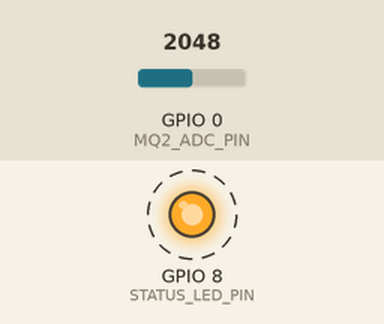
Bench run of a sketch on a simulated ESP32-C3. Parts: output pins drawn as LEDs (lit = HIGH). Dashed ring = blinking. Inputs (shaded band) come from the test bench; at power-on: GPIO 0 (MQ2_ADC_PIN) = 2048 (analog values on the 0–4095 scale). What the sketch prints to the serial monitor is not drawn.

Above: at 0.45 s.
Timing chart, 0 to 3.2 s (numbered marks = the images above):
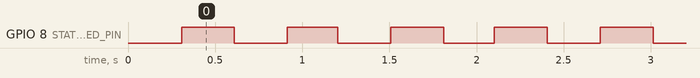

Measured:
- by itself, GPIO 8 (STATUS_LED_PIN): alternates HIGH for 0.30 s and LOW for 0.30 s, 16 changes in all, then stays LOW

The sketch:

smoke_node2_espnow.ino
```cpp
#include <WiFi.h>
#include <esp_now.h>
#include <esp_wifi.h>

#include "espnow_packet.h"

/*
  Smoke Node 2 (ESP32-C3 + MQ-2) via ESP-NOW
  Node ID: mq2_door
*/

const char *NODE_ID = "mq2_door";
const char *ROOM_NAME = "Door Entrance Area";

// ESP-NOW transport configuration
static const uint8_t ESPNOW_CHANNEL = 6;
static const bool ESPNOW_USE_BROADCAST = true;
static const uint8_t ESPNOW_GATEWAY_MAC[6] = {0x24, 0x6F, 0x28, 0x00, 0x00, 0x00}; // Used if ESPNOW_USE_BROADCAST=false
static const uint8_t ESPNOW_BROADCAST_MAC[6] = {0xFF, 0xFF, 0xFF, 0xFF, 0xFF, 0xFF};
static const uint32_t ESPNOW_SEND_WAIT_MS = 80;
static const uint32_t ESPNOW_RETRY_INTERVAL_MS = 5000;

// Hardware pins
static const int MQ2_ADC_PIN = 0;
static const int STATUS_LED_PIN = 8;
static const bool STATUS_LED_ACTIVE_LOW = true;

// ADC + detection tuning
static const int ADC_SAMPLES = 8;
static const int ADC_HIGH_THRESHOLD = 2200;
static const int ADC_CLEAR_THRESHOLD = 1900;
static const uint8_t HIGH_CONFIRM_SAMPLES = 3;
static const uint8_t CLEAR_CONFIRM_SAMPLES = 5;

// Timing
static const uint32_t SAMPLE_INTERVAL_MS = 1000;
static const uint32_t HEARTBEAT_INTERVAL_MS = 15000;
static const uint32_t MIN_CRITICAL_EVENT_GAP_MS = 15000;
static const uint32_t EVENT_RETRY_INTERVAL_MS = 5000;

struct PendingEvent {
  bool active = false;
  String event;
  int value = 0;
  String note;
  uint32_t nextAttemptMs = 0;
};

PendingEvent pendingEvent;

bool smokeLatched = false;
uint8_t highCount = 0;
uint8_t clearCount = 0;

uint32_t lastSampleMs = 0;
uint32_t lastHeartbeatMs = 0;
uint32_t lastCriticalEventMs = 0;
uint32_t lastEspNowInitAttemptMs = 0;
uint32_t eventSeq = 0;

bool espNowReady = false;
volatile bool sendCallbackDone = false;
volatile esp_now_send_status_t sendCallbackStatus = ESP_NOW_SEND_FAIL;

void setStatusLed(bool on) {
  if (STATUS_LED_PIN < 0) {
    return;
  }
  int level = on ? HIGH : LOW;
  if (STATUS_LED_ACTIVE_LOW) {
    level = on ? LOW : HIGH;
  }
  digitalWrite(STATUS_LED_PIN, level);
}

void updateLedPattern() {
  if (espNowReady) {
    setStatusLed(true);
    return;
  }
  bool blinkOn = ((millis() / 300) % 2) == 0;
  setStatusLed(blinkOn);
}

void peerAddress(uint8_t out[6]) {
  if (ESPNOW_USE_BROADCAST) {
    memcpy(out, ESPNOW_BROADCAST_MAC, 6);
  } else {
    memcpy(out, ESPNOW_GATEWAY_MAC, 6);
  }
}

void onEspNowSent(const esp_now_send_info_t *txInfo, esp_now_send_status_t status) {
  (void)txInfo;
  sendCallbackStatus = status;
  sendCallbackDone = true;
}

bool initEspNow() {
  if (espNowReady) {
    return true;
  }

  uint32_t now = millis();
  if ((uint32_t)(now - lastEspNowInitAttemptMs) < ESPNOW_RETRY_INTERVAL_MS) {
    return false;
  }
  lastEspNowInitAttemptMs = now;

  WiFi.mode(WIFI_STA);
  WiFi.setSleep(false);
  WiFi.disconnect();
  delay(20);

  esp_wifi_set_promiscuous(true);
  esp_wifi_set_channel(ESPNOW_CHANNEL, WIFI_SECOND_CHAN_NONE);
  esp_wifi_set_promiscuous(false);

  esp_now_deinit();
  if (esp_now_init() != ESP_OK) {
    Serial.println("[ESPNOW] init failed");
    return false;
  }

  if (esp_now_register_send_cb(onEspNowSent) != ESP_OK) {
    Serial.println("[ESPNOW] send callback register failed");
    esp_now_deinit();
    return false;
  }

  esp_now_peer_info_t peerInfo = {};
  peerAddress(peerInfo.peer_addr);
  peerInfo.channel = ESPNOW_CHANNEL;
  peerInfo.encrypt = false;

  esp_err_t peerErr = esp_now_add_peer(&peerInfo);
  if (peerErr != ESP_OK && peerErr != ESP_ERR_ESPNOW_EXIST) {
    Serial.printf("[ESPNOW] add peer failed err=%d\n", (int)peerErr);
    esp_now_deinit();
    return false;
  }

  espNowReady = true;
  Serial.printf("[ESPNOW] ready ch=%u mode=%s local_mac=%s\n",
                ESPNOW_CHANNEL,
                ESPNOW_USE_BROADCAST ? "broadcast" : "unicast",
                WiFi.macAddress().c_str());
  return true;
}

void maintainEspNow() {
  if (!espNowReady) {
    initEspNow();
  }
}

bool sendPacketNow(EspNowSensorPacket &pkt) {
  if (!espNowReady) {
    return false;
  }

  uint8_t destAddr[6];
  peerAddress(destAddr);

  sendCallbackDone = false;
  sendCallbackStatus = ESP_NOW_SEND_FAIL;

  esp_err_t err = esp_now_send(destAddr, reinterpret_cast<const uint8_t *>(&pkt), sizeof(pkt));
  if (err != ESP_OK) {
    Serial.printf("[ESPNOW] send enqueue failed err=%d\n", (int)err);
    if (err == ESP_ERR_ESPNOW_NOT_INIT || err == ESP_ERR_ESPNOW_INTERNAL) {
      espNowReady = false;
    }
    return false;
  }

  uint32_t startedAt = millis();
  while (!sendCallbackDone && (uint32_t)(millis() - startedAt) < ESPNOW_SEND_WAIT_MS) {
    delay(1);
  }

  if (!sendCallbackDone) {
    Serial.println("[ESPNOW] send timeout");
    return false;
  }

  bool ok = (sendCallbackStatus == ESP_NOW_SEND_SUCCESS);
  if (!ok) {
    Serial.printf("[ESPNOW] send status=%d\n", (int)sendCallbackStatus);
  }
  return ok;
}

bool sendEventNow(const String &eventName, int value, const String &note) {
  EspNowSensorPacket pkt;
  initEspNowPacket(pkt);

  pkt.seq = ++eventSeq;
  pkt.uptimeMs = millis();
  pkt.value = (float)value;

  espnowSafeCopy(pkt.node, sizeof(pkt.node), NODE_ID);
  espnowSafeCopy(pkt.room, sizeof(pkt.room), ROOM_NAME);
  espnowSafeCopy(pkt.event, sizeof(pkt.event), eventName.c_str());
  espnowSafeCopy(pkt.unit, sizeof(pkt.unit), "adc_raw");
  espnowSafeCopy(pkt.note, sizeof(pkt.note), note.c_str());

  bool ok = sendPacketNow(pkt);
  if (ok) {
    Serial.printf("[ESPNOW] %s sent seq=%lu\n", eventName.c_str(), (unsigned long)pkt.seq);
  }
  return ok;
}

void queuePending(const String &eventName, int value, const String &note) {
  pendingEvent.active = true;
  pendingEvent.event = eventName;
  pendingEvent.value = value;
  pendingEvent.note = note;
  pendingEvent.nextAttemptMs = 0;
}

void emitEvent(const String &eventName, int value, const String &note, bool highPriority) {
  if (pendingEvent.active && !highPriority) {
    return;
  }

  if (pendingEvent.active && highPriority) {
    pendingEvent.active = false;
  }

  if (!sendEventNow(eventName, value, note)) {
    queuePending(eventName, value, note);
  }
}

void processPendingEvent() {
  if (!pendingEvent.active) {
    return;
  }

  uint32_t now = millis();
  if (now < pendingEvent.nextAttemptMs) {
    return;
  }

  if (sendEventNow(pendingEvent.event, pendingEvent.value, pendingEvent.note)) {
    pendingEvent.active = false;
    return;
  }

  pendingEvent.nextAttemptMs = now + EVENT_RETRY_INTERVAL_MS;
}

int readMq2Raw() {
  long sum = 0;
  for (int i = 0; i < ADC_SAMPLES; ++i) {
    sum += analogRead(MQ2_ADC_PIN);
    delay(2);
  }
  return static_cast<int>(sum / ADC_SAMPLES);
}

void setup() {
  Serial.begin(115200);
  delay(200);

  if (STATUS_LED_PIN >= 0) {
    pinMode(STATUS_LED_PIN, OUTPUT);
    setStatusLed(false);
  }

  analogReadResolution(12);
  analogSetPinAttenuation(MQ2_ADC_PIN, ADC_11db);

  Serial.println("\n[BOOT] Smoke Node 2 ESP-NOW started");
  Serial.printf("[BOOT] node=%s room=%s pin=%d\n", NODE_ID, ROOM_NAME, MQ2_ADC_PIN);

  initEspNow();
}

void loop() {
  maintainEspNow();
  updateLedPattern();

  uint32_t now = millis();

  if (now - lastSampleMs >= SAMPLE_INTERVAL_MS) {
    lastSampleMs = now;

    int raw = readMq2Raw();
    Serial.printf("[SAMPLE] adc=%d latched=%d espnow=%d\n", raw, smokeLatched ? 1 : 0, espNowReady ? 1 : 0);

    if (raw >= ADC_HIGH_THRESHOLD) {
      highCount++;
      clearCount = 0;
    } else if (raw <= ADC_CLEAR_THRESHOLD) {
      clearCount++;
      highCount = 0;
    } else {
      highCount = 0;
      clearCount = 0;
    }

    if (!smokeLatched && highCount >= HIGH_CONFIRM_SAMPLES) {
      smokeLatched = true;
      highCount = 0;

      if (now - lastCriticalEventMs >= MIN_CRITICAL_EVENT_GAP_MS) {
        emitEvent("SMOKE_HIGH", raw, "threshold_crossed", true);
        lastCriticalEventMs = now;
      }
    }

    if (smokeLatched && clearCount >= CLEAR_CONFIRM_SAMPLES) {
      smokeLatched = false;
      clearCount = 0;
      emitEvent("SMOKE_NORMAL", raw, "returned_below_clear_threshold", false);
    }

    if (lastHeartbeatMs == 0 || now - lastHeartbeatMs >= HEARTBEAT_INTERVAL_MS) {
      String note = "link=espnow latched=" + String(smokeLatched ? 1 : 0);
      emitEvent("SMOKE_HEARTBEAT", raw, note, false);
      lastHeartbeatMs = now;
    }
  }

  processPendingEvent();
  delay(15);
}
```

espnow_packet.h
```cpp
#pragma once

#include <stdint.h>
#include <string.h>

// Shared packet schema for ESP-NOW sensor nodes and the ESP-NOW gateway.
// Keep this structure <= 250 bytes (ESP-NOW payload limit).
static const uint32_t ESPNOW_PACKET_MAGIC = 0x45534E57; // "ESNW"
static const uint8_t ESPNOW_PACKET_VERSION = 1;

struct __attribute__((packed)) EspNowSensorPacket {
  uint32_t magic;
  uint8_t version;
  uint8_t reserved;
  uint16_t payloadSize;
  uint32_t seq;
  uint32_t uptimeMs;
  char node[20];
  char room[24];
  char event[24];
  char unit[16];
  float value;
  char note[72];
};

inline void espnowSafeCopy(char *dst, size_t dstSize, const char *src) {
  if (!dst || dstSize == 0) {
    return;
  }
  if (!src) {
    dst[0] = '\0';
    return;
  }
  strncpy(dst, src, dstSize - 1);
  dst[dstSize - 1] = '\0';
}

inline void initEspNowPacket(EspNowSensorPacket &pkt) {
  memset(&pkt, 0, sizeof(pkt));
  pkt.magic = ESPNOW_PACKET_MAGIC;
  pkt.version = ESPNOW_PACKET_VERSION;
  pkt.payloadSize = (uint16_t)sizeof(pkt);
}
```
